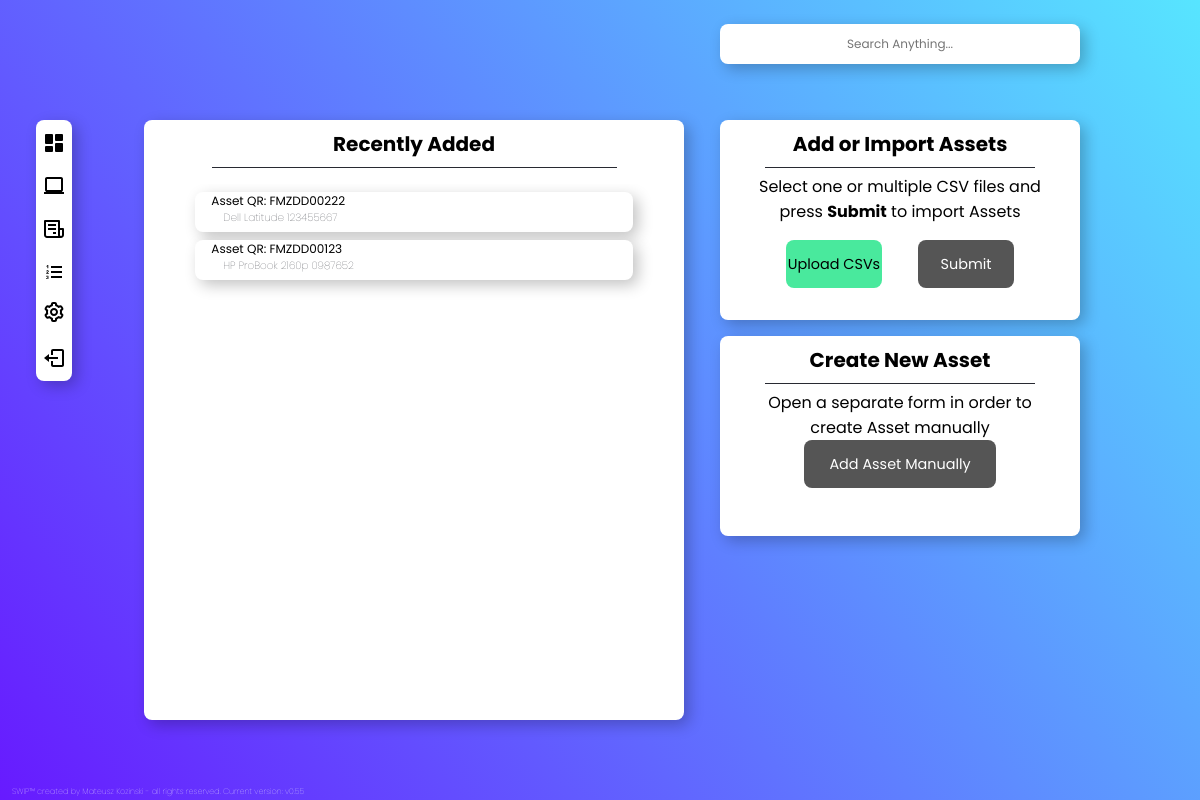
The app's page /assets, older data.
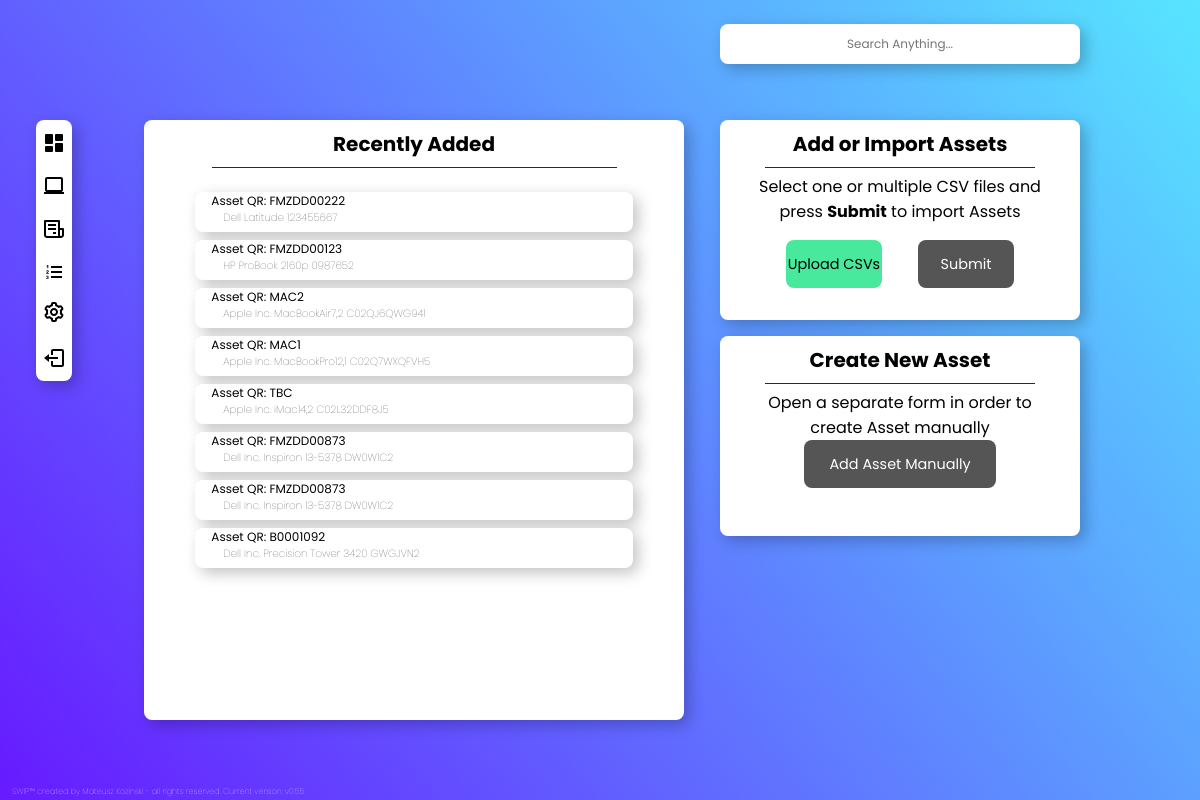
The same page, newer data.
### SWIPapp/models.py (models this page shows, shortened)
class Asset(models.Model):
    Order_Number = models.ForeignKey(Order, on_delete=models.CASCADE, null=True, blank=True)
    Asset_QR = models.CharField(max_length=100, default='')
    Asset_QR_Img = models.ImageField (upload_to='SWIPapp\static\SWIPapp\images\qr_codes', blank=True, null=True)
    Type = models.CharField(max_length=100, default='', null=True, blank=True)
    Make = models.CharField(max_length=100, default='',null=True, blank=True)
    Model = models.CharField(max_length=100, default='',null=True, blank=True)
    Serial_Number = models.CharField(max_length=100, default='',null=True, blank=True)
    CPU = models.CharField(max_length=100, default='',null=True, blank=True)
    RAM = models.FloatField(null=True, blank=True)
    Storage = models.CharField(max_length=100, default='',null=True, blank=True)
    Storage_Serial_Number = models.CharField(max_length=100, default='',null=True, blank=True)
    Storage_Capacity = models.FloatField(null=True, blank=True)
    GPU = models.CharField(max_length=100, default='',null=True, blank=True)
    Motherboard_Test = models.CharField(max_length=100, default='',null=True, blank=True)
    CPU_Test = models.CharField(max_length=100, default='',null=True, blank=True)
    RAM_Test = models.CharField(max_length=100, default='',null=True, blank=True)
    Wipe_Method = models.CharField(max_length=100, default='',null=True, blank=True)
    Wipe_Start_Time = models.CharField(max_length=100, default='',null=True, blank=True)
    Wipe_End_Time = models.CharField(max_length=100, default='',null=True, blank=True)
    Wipe_Result = models.CharField(max_length=100, default='',null=True, blank=True)
    Weight = models.FloatField(null=True, blank=True)
    Ecommerce_Title = models.CharField(max_length=80, default='', null=True, blank=True)
    Ecommerce_Category = models.CharField(max_length=30, default='', null=True, blank=True)
    Ecommerce_Condition = models.CharField(max_length=10, default='', null=True, blank=True)
    Ecommerce_Condition_Description = models.CharField(max_length=1000, default='', null=True, blank=True)
    Ecommerce_Item_Description = models.CharField(max_length=1000, default='', null=True, blank=True)
    Ecommerce_Price = models.FloatField(null=True, blank=True, default='0')
    Created = models.DateTimeField(auto_now_add=True, null=True) #this is currently broken - works on import but updating returns error if null=False for some reason
    Updated = models.DateTimeField(auto_now_add=True, null= True) #this is currently broken - works on import but updating returns error if null=False for some reason

### SWIPapp/views.py (the view, shortened to what this page needs)
# urls.py: path('assets',views.assets, name='assets'),
def assets(request):
    asset = Asset.objects.order_by('-Created')
    context={
        'asset':asset,
    }
    return render (request, 'SWIPapp/assets.html', context)

### SWIPapp/templates/SWIPapp/assets.html (shortened to what this page needs)
{% extends "SWIPapp/navbar.html" %}
{% load static %}
{%block content%}
<div class="recentorders">
  <div class='listtitle'>
      <h4> Recently Added </h4>
  </div>
      <div class='listcontainer'>
          {%for i in asset %}
          <a href='/asset/{{i.id}}'>
              <div class="listitem">
                  <p class="maininfo"> Asset QR: {{i.Asset_QR}}</p>
                  <p class="moreinfo">{{i.Make}} {{i.Model}} {{i.Serial_Number}} </p>
              </div>
          </a>
          {% endfor %}
      </div>
</div>
    <div class='uploadasset'>
    <div class='listtitle'><h4> Add or Import Assets</h4></div>
    <p class="explanation"> Select one or multiple CSV files and press <b>Submit</b> to import Assets </p>
            <form method="POST" action-"/" enctype="multipart/form-data">
                <div class="buttons">
                <label class="uploadlabel" for="files">Upload CSVs</label>
                <br><br>
                <button type="submit" class = "submitbtn2", name="save">Submit</button>
                </div>
            </form>
        </div>
    </div>
    <div class="createasset">
        <div class='listtitle'><h4> Create New Asset</h4></div>
        <p class="explanation"> Open a separate form in order to create Asset manually </p>
        <a href='createasset'><button> Add Asset Manually </button> </a>
    </div>
{% endblock %}

Row changes from the older to the newer data that the page shows:
added Asset: Asset_QR "MAC2", Make "Apple Inc.", Model "MacBookAir7,2", Serial_Number "C02QJ6QWG941"
added Asset: Asset_QR "MAC1", Make "Apple Inc.", Model "MacBookPro12,1", Serial_Number "C02Q7WXQFVH5"
added Asset: Asset_QR "TBC", Make "Apple Inc.", Model "iMac14,2", Serial_Number "C02L32DDF8J5"
added Asset: Asset_QR "FMZDD00873", Make "Dell Inc.", Model "Inspiron 13-5378", Serial_Number "DW0W1C2"
added Asset: Asset_QR "FMZDD00873", Make "Dell Inc.", Model "Inspiron 13-5378", Serial_Number "DW0W1C2"
added Asset: Asset_QR "B0001092", Make "Dell Inc.", Model "Precision Tower 3420", Serial_Number "GWGJVN2"
